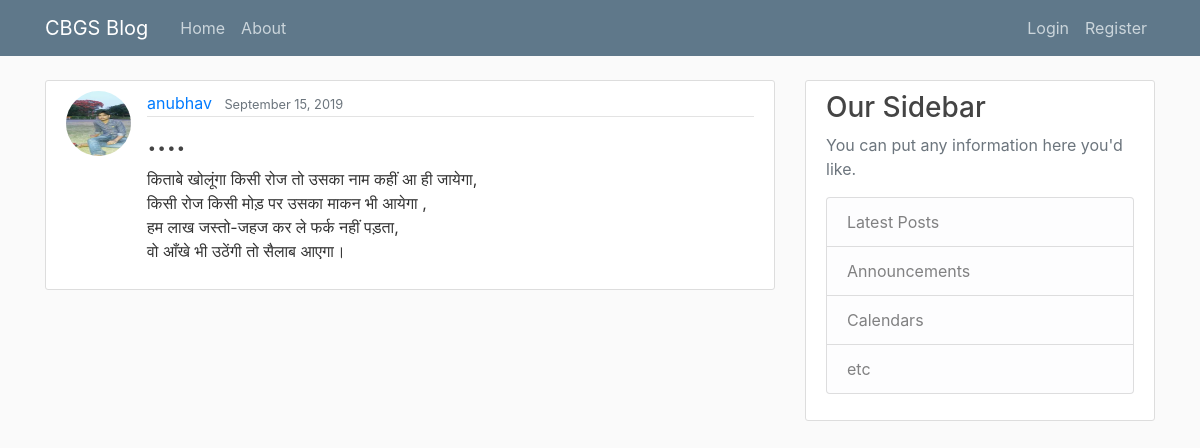
Screenshot of /post/37/ with the database file from the repository.
### blog/models.py (models this page shows, shortened)
class Post(models.Model):
	title = models.CharField(max_length=100)
	content = models.TextField()
	date_posted = models.DateTimeField(default=timezone.now)
	author = models.ForeignKey(User,on_delete=models.CASCADE)

### users/models.py (models this page shows, shortened)
class Profile(models.Model):
	user = models.OneToOneField(User,on_delete=models.CASCADE)
	image = models.ImageField(default='default.jpg', upload_to='profile_pics')

### blog/views.py (the view)
# urls.py: path('post/<int:pk>/', PostDetailView.as_view(), name='post-detail'),
class PostDetailView(DetailView):
	model = Post

### blog/templates/blog/post_detail.html (shortened to what this page needs)
{% extends 'blog/base.html' %}
{% block content %}
		<article class="media content-section">
		<img class="rounded-circle article-img"src="{{ post.author.profile.image.url }}">
		  <div class="media-body">
			<div class="article-metadata">
			  <a class="mr-2" href="{% url 'user-posts' object.author.username %}">{{ object.author }}</a>
			  <small class="text-muted">{{ object.date_posted|date:"F d, Y" }}</small>
			</div>
			<h2 class="article-title">{{ object.title }}</h2>
			<p class="article-content">{{ object.content }}</p>
		  </div>
	</article>
{% endblock content %}

### blog/static/blog/main.css (style rules this page uses)
body { background: #fafafa; color: #333333; margin-top: 5rem; }
h1, h2, h3, h4, h5, h6 { color: #444444; }
.content-section { background: #ffffff; padding: 10px 20px; border: 1px solid #dddddd; border-radius: 3px; margin-bottom: 20px; }
.article-title { color: #444444; }
.article-content { white-space: pre-line; }
.article-img { height: 65px; width: 65px; margin-right: 16px; }
.article-metadata { padding-bottom: 1px; margin-bottom: 4px; border-bottom: 1px solid #e3e3e3 }

### rows the page displays
Post: author.profile.image (picture), author "anubhav", date_posted "September 15, 2019", title "....", content "किताबे खोलूंगा किसी रोज तो उसका नाम कहीं आ ही जायेगा, किसी रोज किसी मोड़ पर उसका माकन भी आयेगा , हम लाख जस्तो-जहज कर ले फर्क नहीं पड़ता, वो आँखे भी उठेंगी तो सैलाब आएगा।"
